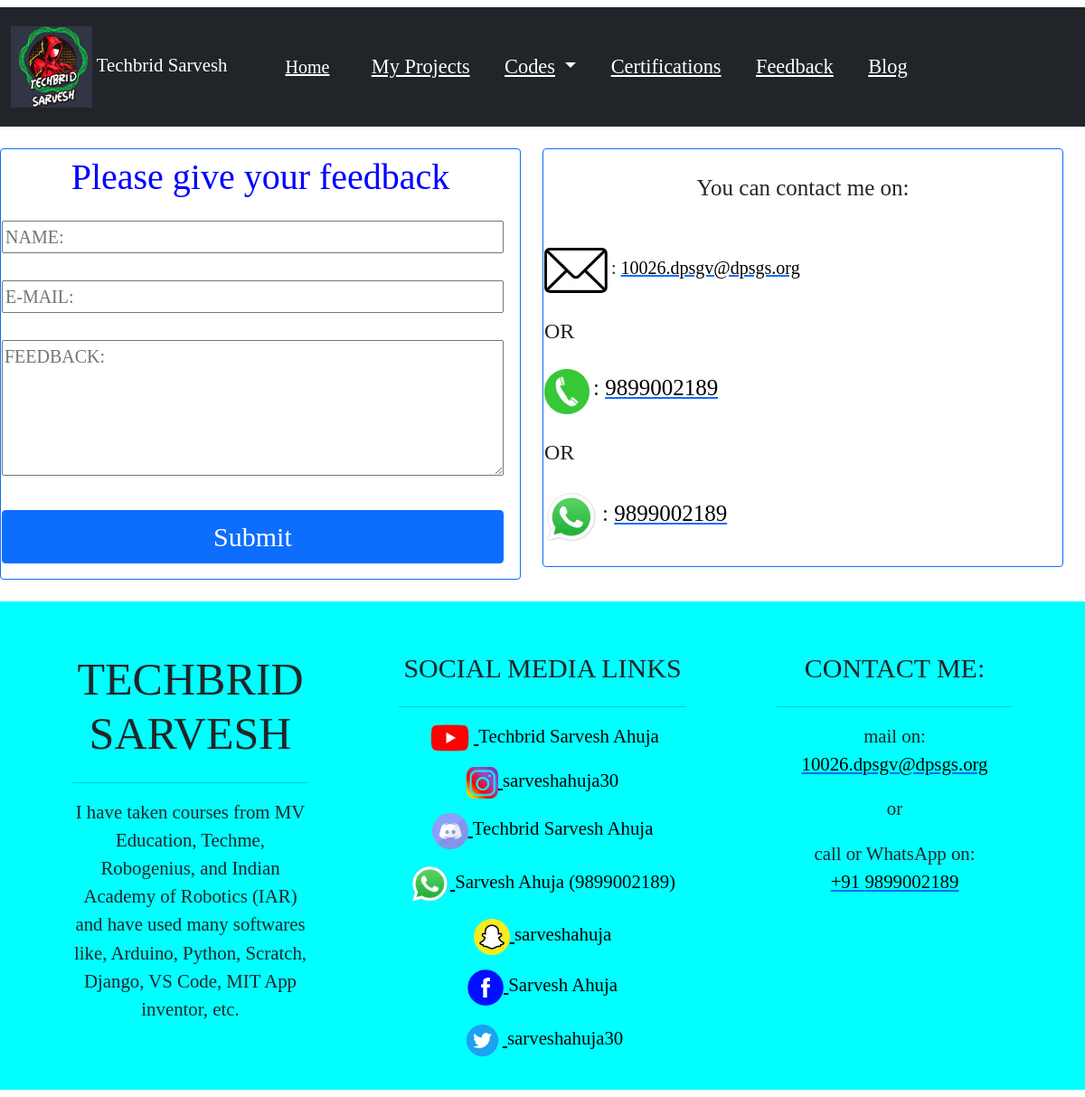
The app's page /feedback/, older data.
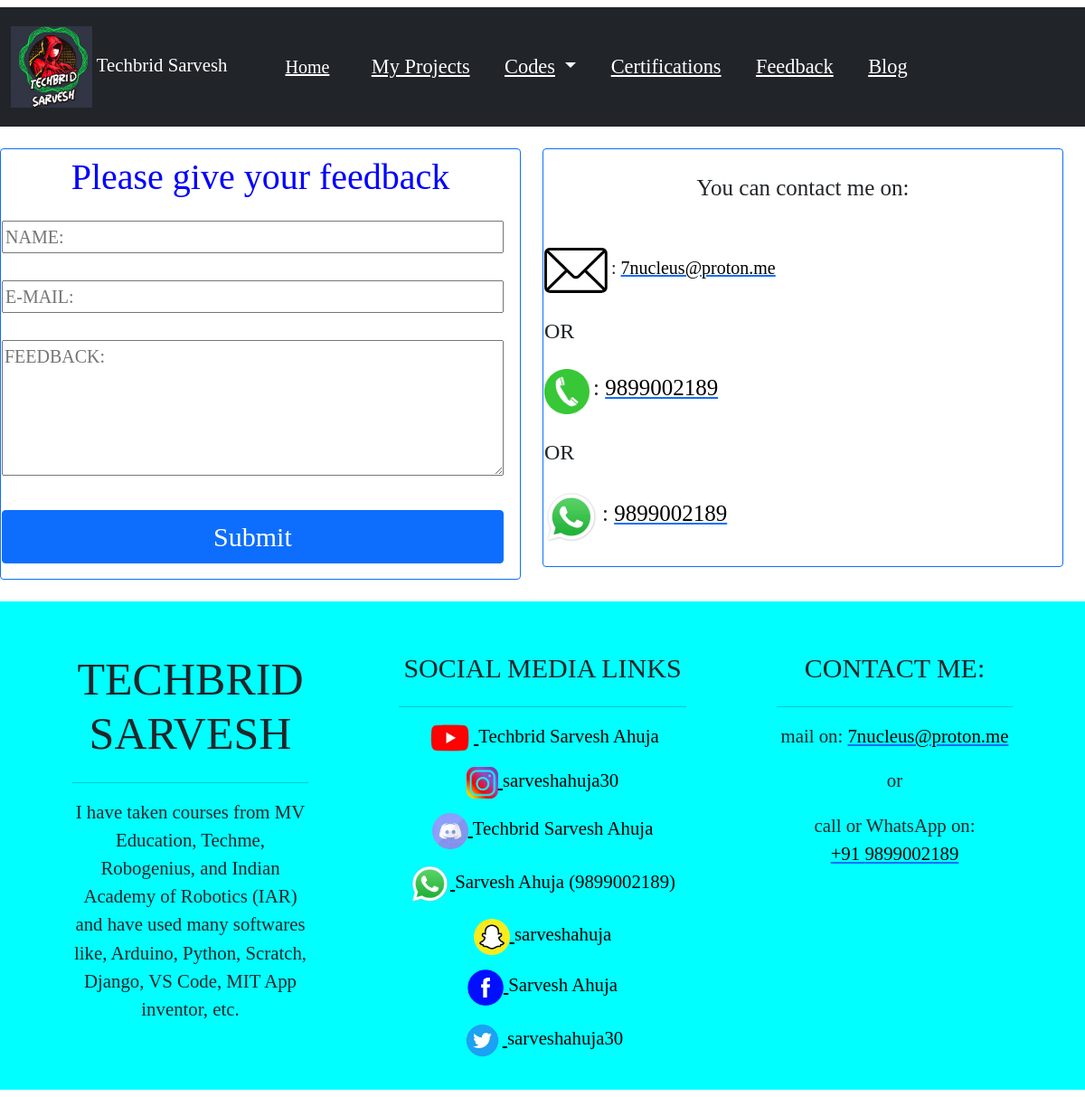
The same page, newer data.
### app/models.py (models this page shows, shortened)
class site(models.Model):
    site_name=models.CharField(max_length=200, null=True)
    site_short_name=models.CharField(max_length=200, null=True)
    site_logo=models.ImageField(upload_to='static')
    site_description=models.TextField(max_length=1000, null=True)
    site_description_footer=models.TextField(max_length=1000, null=True)
    site_mail=models.CharField(max_length=200, null=True)
    site_phone=models.CharField(max_length=200, null=True)

class social_media_link(models.Model):
    social_media_name=models.CharField(max_length=200, null=True)
    social_media_link=models.CharField(max_length=200, null=True)
    social_media_username=models.CharField(max_length=200, null=True)
    social_media_logo=models.ImageField(upload_to='static')
    height=models.CharField(max_length=200, null=True)
    width=models.CharField(max_length=200, null=True)

### mysite/views.py (the view, shortened to what this page needs)
# urls.py: path('feedback/', views.feedback, name="feedback"),
def feedback(request):
    form=feedback_form
    Social=social_media_link.objects.all()
    Details=site.objects.all()
    context={"Details": Details, "Social": Social, "form": form}
    return render(request, "feedback.html", context)

### mysite/templates/feedback.html (shortened to what this page needs)
{% extends "basic.html" %}
{% block body %}
  <div class="row" style="margin-top: 2%; margin-bottom: 2%; font-family: Kristen ITC; width: 100%;">
    <div class="col-sm-6">
      <div class="card border border-primary" style="font-size: 20px;">
        <table>
          <tr>
          <td>
          <h1 style="text-align: center; margin-top: 1%; color: blue;">Please give your feedback</h1>
            <div class="form">
              <form method="POST" onsubmit="return submit_message()">
                  <div class="mb-3 mt-4">
                    <input type="text" name="name" maxlength="200" required="" id="id_name" style="width: 97%;" placeholder="NAME:">
                    <br><br>
                    <input type="email" name="e_mail" maxlength="200" required="" id="id_e_mail" style="width: 97%;" placeholder="E-MAIL:">
                    <br><br>
                    <textarea type="text" name="feedback" maxlength="500" required="" id="id_feedback" style="width: 97%; height: 150px;" placeholder="FEEDBACK:"></textarea>
                    <br><br>
                    <input type="submit" class="btn btn-primary" style="font-size: 30px; width: 97%;" value="Submit">
                  </div>
                </form>
              </div>
          </td>
          </tr>
          </table>
      </div>
    </div>
    <div class="col-sm-6">
      <div class="card border border-primary">
        <table style="margin-bottom: 4%; margin-top: 4%;">
          <tr>
          <td>
        <div style="text-align: center;">
          <label style="font-size: 25px; font-family:arial black;">You can contact me on: </label>
        </div>
          <br><br>
          {% for a in Details %}
          <img src="/media/static/mail_icon.webp" height=50 width=70>
          <label style="font-size: 20px; font-family:arial black"> : <a href="mailto:{{a.site_mail}}"><font color="black">{{a.site_mail}}</font></a></label>
          <br><br>
          <label style="font-family: Kristen ITC; font-size: 150%;">OR</label>
          <br><br>
          <img src="/media/static/call_icon.webp" height=50 width=50>
          <label style="font-size: 25px;font-family:arial black"> : <a href="tel:{{a.site_phone}}"><font color="black">{{a.site_phone}}</font></a></label>
          <br><br>
          <label style="font-family: Kristen ITC; font-size: 150%;">OR</label>
          <br><br>
          <img src="/media/static/whatsapp.webp" height=60 width=60>
          <label style="font-size: 25px;font-family:arial black"> : <a href="https://wa.me/+91{{a.site_phone}}"><font color="black">{{a.site_phone}}</font></a></label>
          {% endfor %}
          </td>
          </tr>
          </table>
      </div>
    </div>
  </div>
{% endblock %}

### mysite/templates/basic.html (shortened to what this page needs)
{% load static %}
<!doctype html>
<html lang="en">
  <head>
    <link href="https://cdn.jsdelivr.net/npm/bootstrap@5.0.1/dist/css/bootstrap.min.css" rel="stylesheet">
  </head>
  <body>
  <body>
  </body>
    <nav class="navbar navbar-expand-lg navbar-dark bg-dark mt-2" style="font-family: Kristen ITC; margin-bottom: 2%;">
      <nav class="navbar navbar-dark bg-dark">
        <div class="container-fluid">
          <a class="navbar-brand" href="{% url 'index' %}" style="font-size: 130%;">
            {% for a in Details %}
            <img src="/media/{{a.site_logo}}" alt="logo" width="90" height="90" class="d-inline-block align-text-center">
            {{a.site_name}}
            {% endfor %}
          </a>
        </div>
      </nav>
      <div class="container-fluid" style="margin-left: 2%; font-size: 140%;">
        <a class="navbar-brand" href="{% url 'index' %}"><u>Home</u></a>
        <div class="collapse navbar-collapse" id="navbarSupportedContent">
          <ul class="navbar-nav me-auto mb-2 mb-lg-0">
            <li class="nav-item">
              <a class="nav-link active" aria-current="page" href="{% url 'my_projects' %}"><u>My Projects</u></a>
            </li>
            <li class="nav-item dropdown">
              <a class="nav-link active dropdown-toggle" href="#" id="navbarDropdown" role="button" data-bs-toggle="dropdown" aria-expanded="false">
                <u>Codes</u>
              </a>
            </li>
            <li class="nav-item">
              <a class="nav-link active" href="{% url 'certifications' %}"><u>Certifications</u></a>
            </li>
            <li class="nav-item">
              <a class="nav-link active" href="{% url 'feedback' %}"><u>Feedback</u></a>
            </li>
            <li class="nav-item">
              <a class="nav-link active" href="{% url 'blog' %}"><u>Blog</u></a>
            </li>
          </ul>
        </div>
      </div>
    </nav>
    {% block body %} {% endblock %}
<div class="footer mb-2" style="margin-top: 2%;">
<footer class="page-footer font-small mdb-color pt-4">
  <div class="container text-center text-md-left">
    <div class="row text-center text-md-left mt-3 pb-3">
      <div class="col-md-3 col-lg-3 col-xl-3 mx-auto mt-3">
        {% for a in Details %}
        <h6 class="text-uppercase mb-4 font-weight-bold" style="font-size: 50px; font-family: Kristen ITC;">{{a.site_name}}</h6>
        <hr>
        <p style="font-size: 130%; font-family: Kristen ITC;">{{a.site_description_footer}}</p>
        {% endfor %}
      </div>
      <div class="col-md-3 col-lg-2 col-xl-2 mx-auto mt-3" style="width: 30%;">
        <h6 class="text-uppercase mb-4 font-weight-bold" style="font-size: 30px; font-family: Kristen ITC;">Social media links</h6>
        <hr>
        {% for a in Social %}
        <p style="font-size: 130%; font-family: Kristen ITC;">
          <a href="{{a.social_media_link}}"  target="_blank" style="color: black;">
          <img src="/media/{{a.social_media_logo}}" height="{{a.height}}" width="{{a.width}}">
          <label>{{a.social_media_username}}</label>
        </a>
        </p>
        {% endfor %}
      </div>
      <div class="col-md-4 col-lg-3 col-xl-3 mx-auto mt-3">
        <h6 class="text-uppercase mb-4 font-weight-bold" style="font-size: 30px; font-family: Kristen ITC;">Contact me:</h6>
        <hr>
        {% for a in Details %}
        <p style="font-size: 130%; font-family: Kristen ITC; margin-bottom: 7%;">
          mail on:
          <a href="mailto:{{a.site_mail}}"><font color="black">{{a.site_mail}}</font></a></p>
          <p style="font-size: 130%; font-family: Kristen ITC; margin-bottom: 7%;">or</p>
        <p style="font-size: 130%; font-family: Kristen ITC; margin-top: 7%;">
          call or WhatsApp on: <br>
          <a href="https://wa.me/+91{{a.site_phone}}" target="_blank"><font color="black">+91 {{a.site_phone}}</font></a></p>
        {% endfor %}
      </div>
    </div>
  </div>
</footer>
</div>
  </body>
</html>

### mysite/templates/basic.html (style rules this page uses)
.footer { background-color: aqua; }

Row changes from the older to the newer data that the page shows:
changed site "TECHBRID SARVESH": site_mail "10026.dpsgv@dpsgs.org" → "7nucleus@proton.me"
